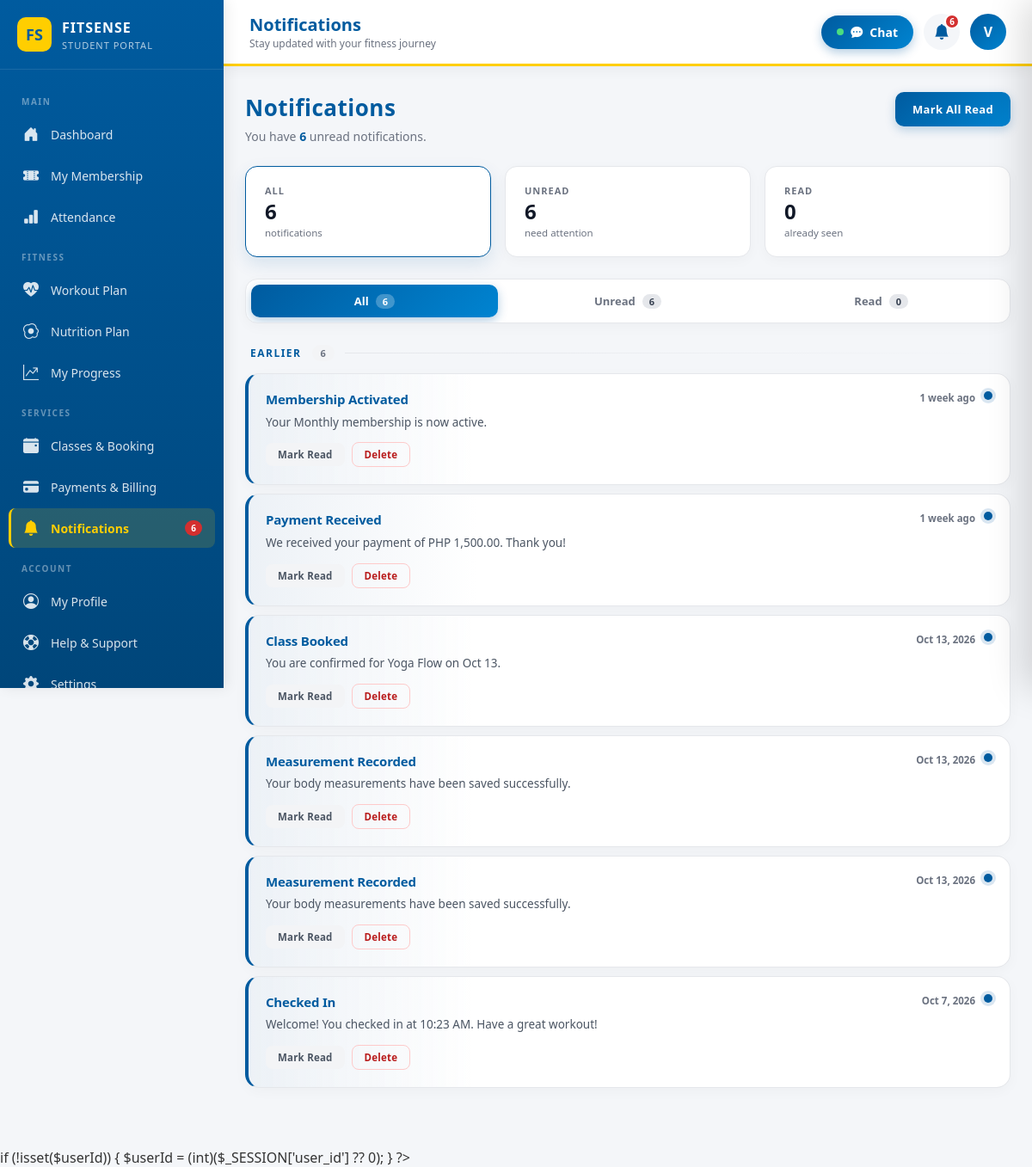
The page /notifications.php (signed in) on the database its author committed.
### tables this page shows
CREATE TABLE `users` (
  `id` int(11) NOT NULL,
  `fullname` varchar(100) DEFAULT NULL,
  `email` varchar(100) DEFAULT NULL,
  `phone` varchar(20) DEFAULT NULL,
  `address` varchar(255) DEFAULT NULL,
  `gender` varchar(30) DEFAULT NULL,
  `birthdate` date DEFAULT NULL,
  `username` varchar(50) DEFAULT NULL,
  `password` varchar(255) DEFAULT NULL,
  `role` enum('user','admin','super_admin') NOT NULL DEFAULT 'user',
  `account_status` enum('Active','Inactive') NOT NULL DEFAULT 'Active',
  `created_by` int(11) DEFAULT NULL,
  `must_change_password` tinyint(1) NOT NULL DEFAULT 0,
  `permissions` text DEFAULT NULL,
  `branch_id` int(11) NOT NULL,
  `created_at` timestamp NOT NULL DEFAULT current_timestamp(),
  `city` varchar(100) DEFAULT NULL,
  `state` varchar(100) DEFAULT NULL,
  `country` varchar(100) DEFAULT NULL,
  `zip` varchar(20) DEFAULT NULL,
  `is_verified` tinyint(1) NOT NULL DEFAULT 0,
  `two_factor_code` varchar(10) DEFAULT NULL,
  `two_factor_expiry` datetime DEFAULT NULL,
  `profile_image` varchar(255) DEFAULT NULL,
  `height` decimal(5,2) DEFAULT NULL,
  `weight` decimal(5,2) DEFAULT NULL,
  `fitness_goal` varchar(100) DEFAULT NULL,
  `activity_level` varchar(50) DEFAULT NULL,
  `emergency_contact` varchar(100) DEFAULT NULL,
  `emergency_phone` varchar(30) DEFAULT NULL,
  `bio` text DEFAULT NULL,
  `specialization` varchar(150) DEFAULT NULL,
  `years_experience` int(11) DEFAULT NULL,
  `certifications` text DEFAULT NULL,
  `rating` decimal(2,1) DEFAULT 5.0,
  `total_clients` int(11) DEFAULT 0,
  `date_of_birth` date DEFAULT NULL,
  `emergency_contact_name` varchar(100) DEFAULT NULL,
  `emergency_contact_phone` varchar(30) DEFAULT NULL,
  `updated_at` datetime DEFAULT NULL,
  `password_last_changed` datetime DEFAULT NULL,
  `status` enum('Active','Inactive','Suspended') DEFAULT 'Active',
  `last_login` datetime DEFAULT NULL,
  `failed_attempts` int(11) DEFAULT 0,
  `last_failed_login` datetime DEFAULT NULL
);

CREATE TABLE `notifications` (
  `id` int(11) NOT NULL,
  `user_id` int(11) NOT NULL,
  `type` enum('membership','session','system','general') DEFAULT 'general',
  `title` varchar(255) NOT NULL,
  `message` text NOT NULL,
  `link` varchar(255) DEFAULT NULL,
  `is_read` tinyint(1) NOT NULL DEFAULT 0,
  `created_at` timestamp NOT NULL DEFAULT current_timestamp()
);

### notifications.php (the view, shortened to what this page needs)
<?php
include 'conn.php';
$userId = (int)$_SESSION['user_id'];
function safeQuery($conn, $sql, $types = '', $params = []) {
    try {
        if (!empty($params)) {
            $stmt = $conn->prepare($sql);
            if (!empty($types)) $stmt->bind_param($types, ...$params);
            $stmt->execute();
            return $stmt->get_result();
        }
        return $conn->query($sql);
    } catch (mysqli_sql_exception $e) {
        error_log("SafeQuery Error: " . $e->getMessage());
        return null;
    }
}
function tableExists($conn, $tableName) {
    $tableName = $conn->real_escape_string($tableName);
    $result = $conn->query("SHOW TABLES LIKE '$tableName'");
    return $result && $result->num_rows > 0;
}
$userData = null;
$stmtUser = $conn->prepare("SELECT id, fullname, username, email, profile_image FROM users WHERE id = ? LIMIT 1");
if ($stmtUser) {
    $stmtUser->bind_param("i", $userId);
    $stmtUser->execute();
    $userData = $stmtUser->get_result()->fetch_assoc();
}
$displayName = $userData['fullname'] ?? $_SESSION['fullname'] ?? $_SESSION['username'] ?? 'User';
$userInitial = strtoupper(substr($displayName, 0, 1));
$filter = $_GET['filter'] ?? 'all';
$notifications = [];
$unreadNotifCount = 0;
$totalCount = 0;
$readCount = 0;
if (tableExists($conn, 'notifications')) {
    $result = safeQuery($conn,
        "SELECT
            COUNT(*) AS total,
            SUM(CASE WHEN is_read = 0 THEN 1 ELSE 0 END) AS unread,
            SUM(CASE WHEN is_read = 1 THEN 1 ELSE 0 END) AS read_count
         FROM notifications WHERE user_id = ?",
        "i", [$userId]
    );
    if ($result && $row = $result->fetch_assoc()) {
        $totalCount = (int)$row['total'];
        $unreadNotifCount = (int)$row['unread'];
        $readCount = (int)$row['read_count'];
    }
    $whereClause = "";
    $result = safeQuery($conn,
        "SELECT id, title, message, type, is_read, link, created_at
         FROM notifications
         WHERE user_id = ?" . $whereClause . "
         ORDER BY is_read ASC, created_at DESC
         LIMIT 100",
        "i", [$userId]
    );
    if ($result) {
        while ($row = $result->fetch_assoc()) {
            $notifications[] = $row;
        }
    }
}
function timeAgo($datetime) {
    $timestamp = strtotime($datetime);
    $diff = time() - $timestamp;
    if ($diff < 2592000) return floor($diff / 604800) . ' week' . (floor($diff / 604800) != 1 ? 's' : '') . ' ago';
    return date('M j, Y', $timestamp);
}
function groupByDate($notifications) {
    $groups = [];
    $today = date('Y-m-d');
    $yesterday = date('Y-m-d', strtotime('-1 day'));
    $weekAgo = date('Y-m-d', strtotime('-7 days'));
    foreach ($notifications as $notif) {
        $date = date('Y-m-d', strtotime($notif['created_at']));
        if ($date === $today) $group = 'Today';
        elseif ($date === $yesterday) $group = 'Yesterday';
        elseif ($date >= $weekAgo) $group = 'This Week';
        else $group = 'Earlier';
        if (!isset($groups[$group])) $groups[$group] = [];
        $groups[$group][] = $notif;
    }
    return $groups;
}
$groupedNotifs = groupByDate($notifications);
?>
<!DOCTYPE html>
<html lang="en">
<head>
    <link href="https://cdn.jsdelivr.net/npm/bootstrap-icons@1.11.0/font/bootstrap-icons.css" rel="stylesheet">
<link rel="stylesheet" href="/PBL/css/icon-policy.css"><link rel="stylesheet" href="/PBL/css/user-content-icons.css"></head>
<body>
<aside class="sidebar" id="sidebar">
    <div class="sidebar-brand">
        <div class="logo">FS</div>
        <div class="brand-info">
            <h3>FITSENSE</h3>
            <p>Student Portal</p>
        </div>
    </div>
    <nav class="sidebar-nav">
        <div class="nav-section-title">Main</div>
        <a href="user-dashboard.php" class="nav-item">
            <i class="bi bi-house-door-fill"></i><span>Dashboard</span>
        </a>
        <a href="my-membership.php" class="nav-item">
            <i class="bi bi-ticket-perforated-fill"></i><span>My Membership</span>
        </a>
        <a href="attendance.php" class="nav-item">
            <i class="bi bi-bar-chart-fill"></i><span>Attendance</span>
        </a>
        <div class="nav-section-title">Fitness</div>
        <a href="workout-plan.php" class="nav-item">
            <i class="bi bi-heart-pulse-fill"></i><span>Workout Plan</span>
        </a>
        <a href="nutrition-plan.php" class="nav-item">
            <i class="bi bi-egg-fried"></i><span>Nutrition Plan</span>
        </a>
        <a href="my-progress.php" class="nav-item">
            <i class="bi bi-graph-up-arrow"></i><span>My Progress</span>
        </a>
        <div class="nav-section-title">Services</div>
        <a href="classes.php" class="nav-item">
            <i class="bi bi-calendar-event-fill"></i><span>Classes & Booking</span>
        </a>
        <a href="payments.php" class="nav-item">
            <i class="bi bi-credit-card-fill"></i><span>Payments & Billing</span>
        </a>
        <a href="notifications.php" class="nav-item active">
            <i class="bi bi-bell-fill"></i><span>Notifications</span>
            <?php if ($unreadNotifCount > 0): ?>
                <span class="badge-count"><?= $unreadNotifCount ?></span>
            <?php endif; ?>
        </a>
        <div class="nav-section-title">Account</div>
        <a href="my-profile.php" class="nav-item">
            <i class="bi bi-person-circle"></i><span>My Profile</span>
        </a>
        <a href="help.php" class="nav-item">
            <i class="bi bi-life-preserver"></i><span>Help & Support</span>
        </a>
        <a href="settings.php" class="nav-item">
            <i class="bi bi-gear-fill"></i><span>Settings</span>
        </a>
    </nav>
</aside>
<div class="main-wrapper">
    <header class="top-header">
        <div class="header-left">
            <div>
                <h2>Notifications</h2>
                <p class="subtitle">Stay updated with your fitness journey</p>
            </div>
        </div>
        <div class="header-right">
            <button class="btn-chat-open" onclick="openChatPanel()">
        <span class="chat-dot"></span>
        <i class="bi bi-chat-dots-fill"></i>
        <span class="label">Chat</span>
    </button>
            <button class="notif-btn" onclick="window.location.href='notifications.php'">
                <i class="bi bi-bell-fill"></i>
                <?php if ($unreadNotifCount > 0): ?>
                    <span class="notif-badge"><?= $unreadNotifCount ?></span>
                <?php endif; ?>
            </button>
            <button class="avatar-btn" onclick="window.location.href='my-profile.php'">
                <div class="avatar"><?= htmlspecialchars($userInitial) ?></div>
            </button>
        </div>
    </header>
    <main class="container">
        <div class="page-header">
            <div>
                <h1 class="page-title">
                    Notifications
                </h1>
                <p class="page-subtitle">
                    <?php if ($unreadNotifCount > 0): ?>
                        You have <strong style="color: var(--umak-blue);"><?= $unreadNotifCount ?></strong> unread notification<?= $unreadNotifCount != 1 ? 's' : '' ?>.
                    <?php else: ?>
                        You're all caught up! 🎉
                    <?php endif; ?>
                </p>
            </div>
            <div class="page-actions">
                <?php if ($unreadNotifCount > 0): ?>
                    <form method="POST" style="display: inline;">
                        <button type="submit" class="btn btn-primary">
                            <i class="bi bi-check-all"></i> Mark All Read
                        </button>
                    </form>
                <?php endif; ?>
            </div>
        </div>
        <div class="stats-row">
            <a href="?filter=all" class="stat-box <?= $filter === 'all' ? 'active' : '' ?>">
                <div class="stat-box-info">
                    <div class="stat-box-label">All</div>
                    <div class="stat-box-value"><?= $totalCount ?></div>
                    <div class="stat-box-sub">notifications</div>
                </div>
            </a>
            <a href="?filter=unread" class="stat-box <?= $filter === 'unread' ? 'active' : '' ?>">
                <div class="stat-box-info">
                    <div class="stat-box-label">Unread</div>
                    <div class="stat-box-value"><?= $unreadNotifCount ?></div>
                    <div class="stat-box-sub">need attention</div>
                </div>
            </a>
            <a href="?filter=read" class="stat-box <?= $filter === 'read' ? 'active' : '' ?>">
                <div class="stat-box-info">
                    <div class="stat-box-label">Read</div>
                    <div class="stat-box-value"><?= $readCount ?></div>
                    <div class="stat-box-sub">already seen</div>
                </div>
            </a>
        </div>
        <div class="filter-tabs">
            <a href="?filter=all" class="filter-tab <?= $filter === 'all' ? 'active' : '' ?>">
                <i class="bi bi-collection-fill"></i> All
                <span class="count-pill"><?= $totalCount ?></span>
            </a>
            <a href="?filter=unread" class="filter-tab <?= $filter === 'unread' ? 'active' : '' ?>">
                <i class="bi bi-envelope-fill"></i> Unread
                <span class="count-pill"><?= $unreadNotifCount ?></span>
            </a>
            <a href="?filter=read" class="filter-tab <?= $filter === 'read' ? 'active' : '' ?>">
                <i class="bi bi-envelope-open-fill"></i> Read
                <span class="count-pill"><?= $readCount ?></span>
            </a>
        </div>
        <?php if (empty($notifications)): ?>
            <div class="empty-state">
                <div class="empty-state-icon">
                    <i class="bi bi-bell-slash"></i>
                </div>
                <h3>
                    <?php if ($filter === 'unread'): ?>
                        No Unread Notifications
                    <?php elseif ($filter === 'read'): ?>
                        No Read Notifications
                    <?php else: ?>
                        No Notifications Yet
                    <?php endif; ?>
                </h3>
                <p>
                    <?php if ($filter === 'unread'): ?>
                        You've read all your notifications. Great job staying on top of things!
                    <?php elseif ($filter === 'read'): ?>
                        You haven't read any notifications yet.
                    <?php else: ?>
                        When you receive updates about your membership, payments, classes, and fitness journey, they'll appear here.
                    <?php endif; ?>
                </p>
                <?php if ($filter !== 'all'): ?>
                    <a href="?filter=all" class="btn btn-primary">
                        <i class="bi bi-arrow-left"></i> View All Notifications
                    </a>
                <?php endif; ?>
            </div>
        <?php else: ?>
            <?php foreach ($groupedNotifs as $group => $groupNotifs): ?>
                <div class="notif-group">
                    <div class="notif-group-header">
                        <div class="notif-group-label">
                            <?= htmlspecialchars($group) ?>
                        </div>
                        <span class="notif-group-count"><?= count($groupNotifs) ?></span>
                        <div class="notif-group-line"></div>
                    </div>
                    <div class="notif-list">
                        <?php foreach ($groupNotifs as $notif):
                            $isUnread = !$notif['is_read'];
                        ?>
                            <div class="notif-item <?= $isUnread ? 'unread' : '' ?>">
                                <div class="notif-content">
                                    <div class="notif-header-row">
                                        <h3 class="notif-title">
                                            <?= htmlspecialchars($notif['title']) ?>
                                        </h3>
                                        <span class="notif-time">
                                            <?= timeAgo($notif['created_at']) ?>
                                        </span>
                                    </div>
                                    <p class="notif-message">
                                        <?= htmlspecialchars($notif['message']) ?>
                                    </p>
                                    <div class="notif-actions">
                                        <?php if ($isUnread): ?>
                                            <form method="POST" style="display: inline;">
                                                <button type="submit" class="notif-action-btn secondary">
                                                    <i class="bi bi-check2-circle"></i> Mark Read
                                                </button>
                                            </form>
                                        <?php endif; ?>
                                        <form method="POST" style="display: inline;" onsubmit="return confirm('Delete this notification?');">
                                            <button type="submit" class="notif-action-btn danger">
                                                <i class="bi bi-trash3"></i> Delete
                                            </button>
                                        </form>
                                    </div>
                                </div>
                            </div>
                        <?php endforeach; ?>
                    </div>
                </div>
            <?php endforeach; ?>
        <?php endif; ?>
    </main>
</div>
<?php include 'chat_widget.php'; ?>
<script src="/PBL/js/ui-enhancements.js"></script></body>
</html>

### rows shown on the page
users: fullname "V"
notifications: created_at "EARLIER", count($groupNotifs) "6", title "Checked In", created_at "Oct 7, 2026", message "Welcome! You checked in at 10:23 AM. Have a great workout!"
notifications: title "Membership Activated", created_at "1 week ago", message "Your Monthly membership is now active."
notifications: title "Payment Received", created_at "1 week ago", message "We received your payment of PHP 1,500.00. Thank you!"
notifications: title "Class Booked", created_at "Oct 13, 2026", message "You are confirmed for Yoga Flow on Oct 13."
notifications: title "Measurement Recorded", created_at "Oct 13, 2026", message "Your body measurements have been saved successfully."
notifications: title "Measurement Recorded", created_at "Oct 13, 2026", message "Your body measurements have been saved successfully."

### other values the page prints
$unreadNotifCount "6"
$totalCount "6"
$readCount "0"
